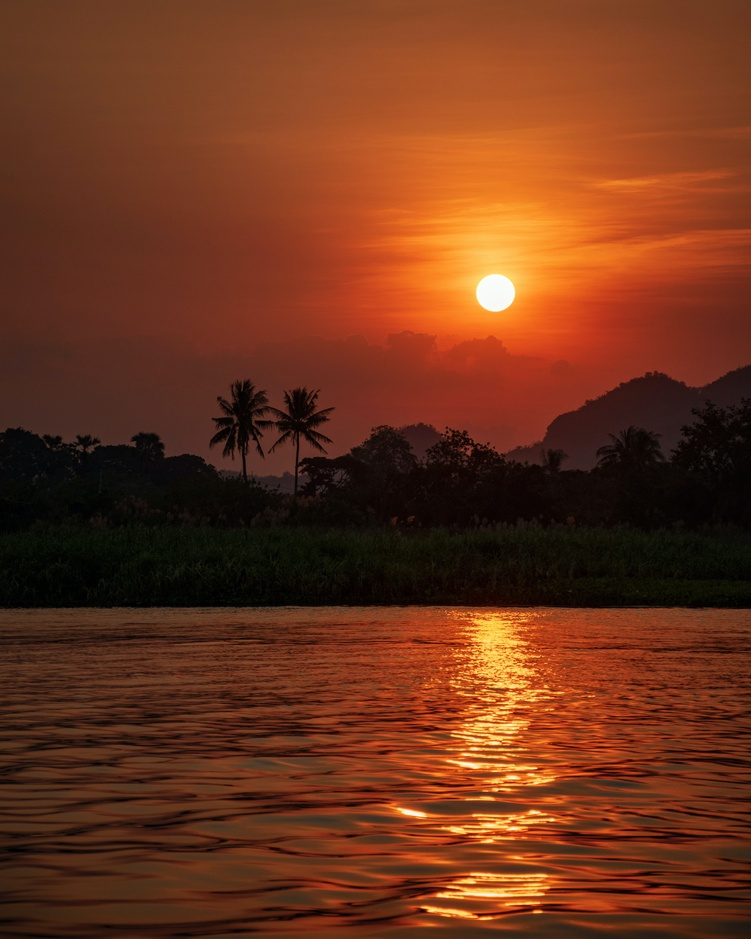
#> input picture imageprocessing/assignments/sunset.jpg, 751 x 939 px, shrunk from 3276 x 4096 before the run
$ python histogram.py
#> lines starting #> are read from the running program, lines starting #| are printed output that depends on the picture; after the words box and inside, x2 and y2 are one past the last pixel; in counts of white or black regions, pixels touching at a corner belong together
import matplotlib.pyplot as plt
import cv2

def main():
	img_path = 'sunset.jpg'
	print(img_path)
	rgb = plt.imread(img_path)
#> rgb is the input picture: shape (939, 751, 3); mean R, G, B 109.2, 52.4, 26.8
	print(rgb.shape, rgb.max(), rgb.min())
#| (939, 751, 3) 255 0

	red, green, blue = rgb[:, :, 0], rgb[:, :, 1], rgb[:, :, 2]
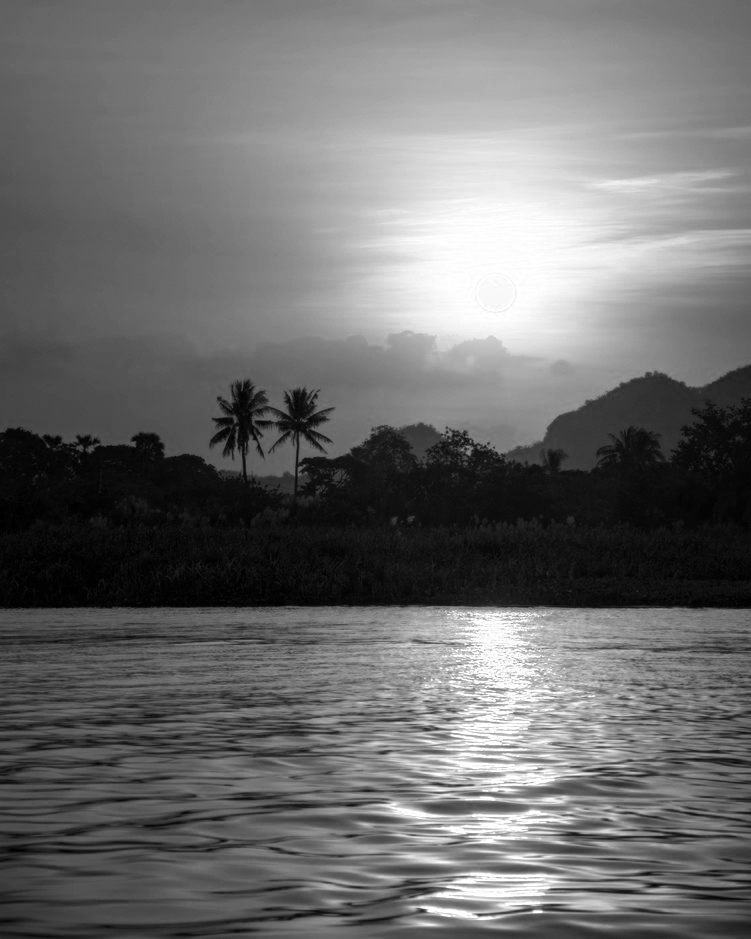
#> red: shape (939, 751); min 0, max 255, mean 109.2
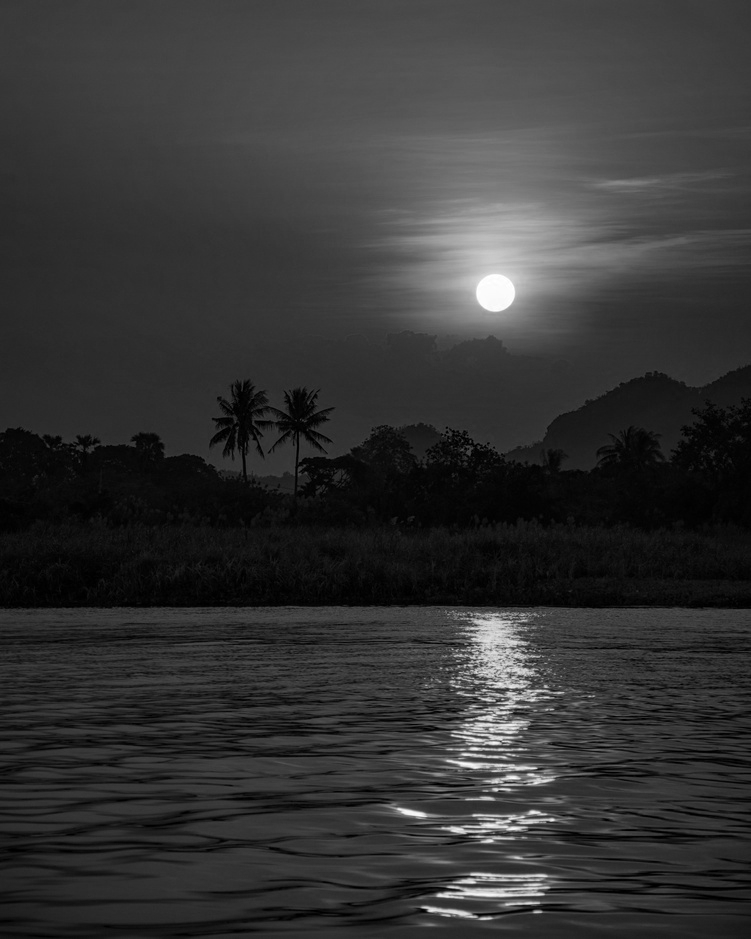
#> green: shape (939, 751); min 0, max 255, mean 52.4
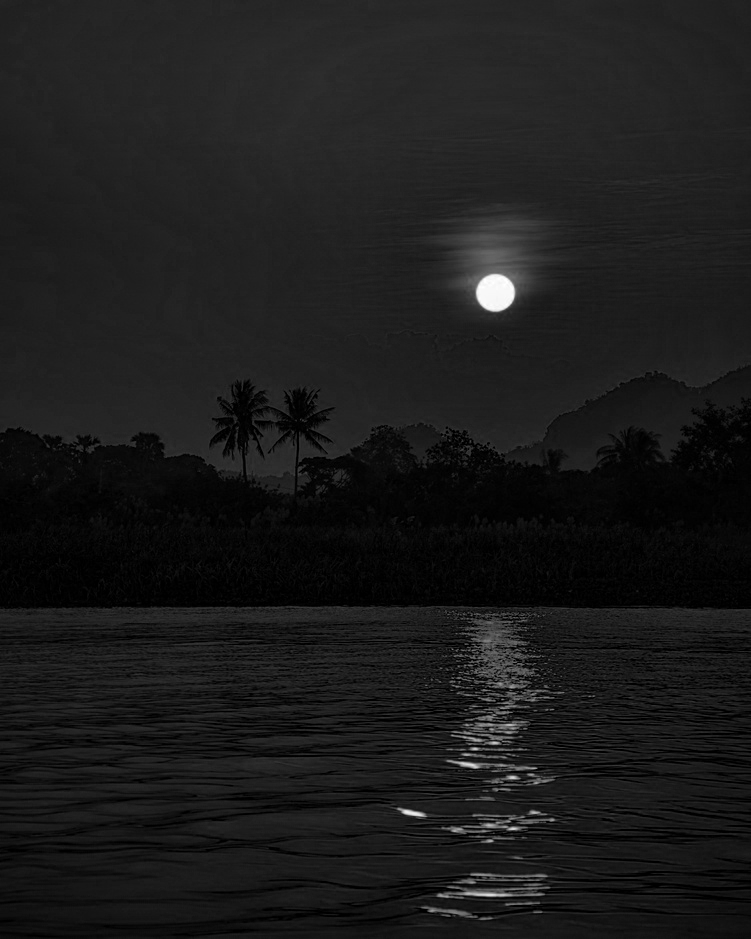
#> blue: shape (939, 751); min 0, max 255, mean 26.8
	print(red.shape, red.max(), red.min())
#| (939, 751) 255 0

	grayscale = cv2.cvtColor(rgb, cv2.COLOR_RGB2GRAY)
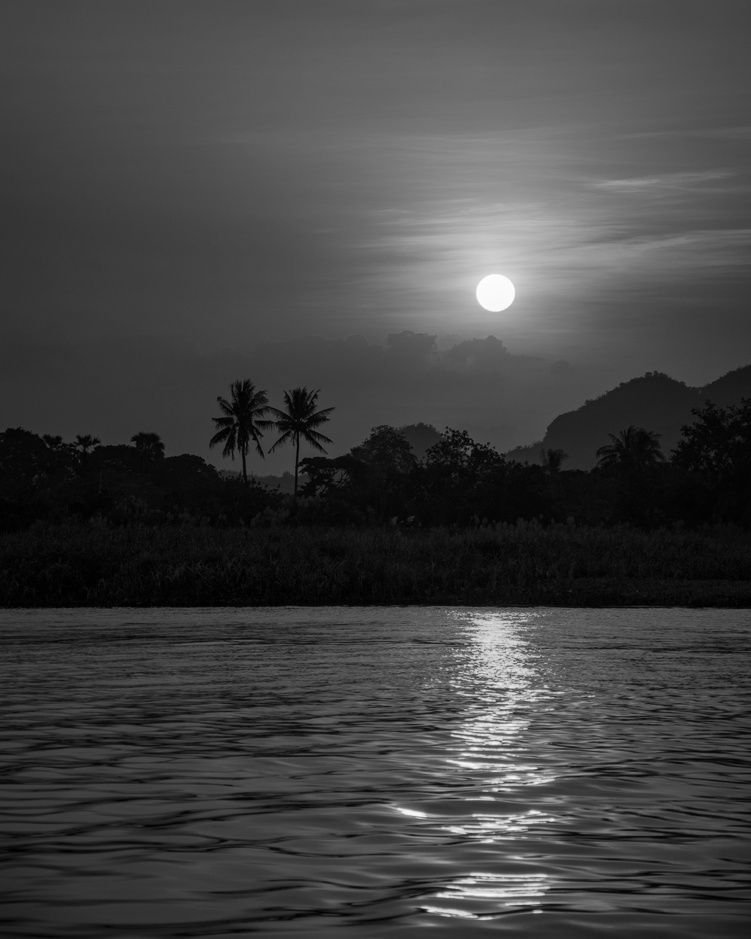
#> grayscale: shape (939, 751); min 0, max 254, mean 66.5
	print(grayscale.shape, grayscale.max(), grayscale.min())
#| (939, 751) 254 0

	_, binary = cv2.threshold(grayscale, 50, 255, cv2.THRESH_BINARY)
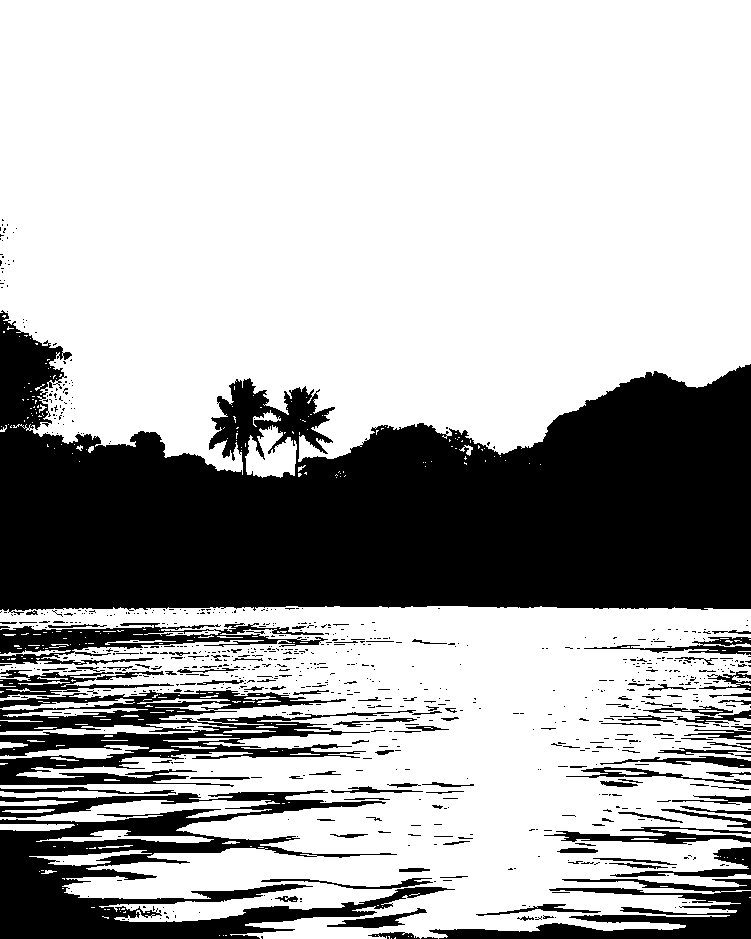
#> binary: shape (939, 751); 69.2% white; 832 black regions (708 under 20 px), largest, box (x1, y1, x2, y2) and area: (0, 310, 751, 615) 142971, (0, 790, 455, 939) 25360, (0, 690, 416, 787) 15565


	'''	Plot histograms. '''
	plt.figure(figsize = (20, 20))
	plt.subplot(2, 3, 1)
	plt.title('RGB')
	plt.imshow(rgb)
	plt.subplot(2, 3, 2)
	plt.title('Red')
	plt.imshow(red)
	plt.subplot(2, 3, 3)
	plt.title('Green')
	plt.imshow(green)
	plt.subplot(2, 3, 4)
	plt.title('Blue')
	plt.imshow(blue)
	plt.subplot(2, 3, 5)
	plt.title('Grayscale')
	plt.imshow(grayscale, cmap='gray')
	plt.subplot(2, 3, 6)
	plt.title('Binary')
	plt.imshow(binary, cmap='gray')
	plt.show()


if __name__ == '__main__':
	main()
